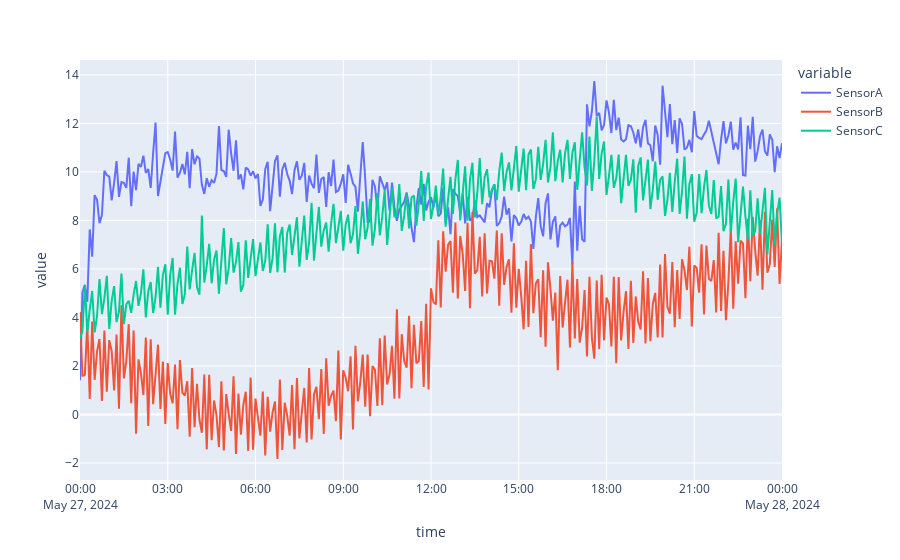

Here is the notebook cell this chart was saved with:
### Code cell
fig4=px.line(df_res)
fig4.show()

### Figure 1 — Plotly figure (JSON) as saved in the notebook; plotly's stock layout.template omitted (floating-point values rounded to 4 significant figures; data arrays with more than 128 entries replaced by an {"elided": "..."} marker saying what was removed)
{"data": [{"hovertemplate": "variable=SensorA<br>time=%{x}<br>value=%{y}<extra></extra>", "legendgroup": "SensorA", "line": {"color": "#636efa", "dash": "solid"}, "marker": {"symbol": "circle"}, "mode": "lines", "name": "SensorA", "orientation": "v", "showlegend": true, "type": "scatter", "x": {"elided": "289 str values"}, "xaxis": "x", "y": {"elided": "289 float values"}, "yaxis": "y"}, {"hovertemplate": "variable=SensorB<br>time=%{x}<br>value=%{y}<extra></extra>", "legendgroup": "SensorB", "line": {"color": "#EF553B", "dash": "solid"}, "marker": {"symbol": "circle"}, "mode": "lines", "name": "SensorB", "orientation": "v", "showlegend": true, "type": "scatter", "x": {"elided": "289 str values"}, "xaxis": "x", "y": {"elided": "289 float values"}, "yaxis": "y"}, {"hovertemplate": "variable=SensorC<br>time=%{x}<br>value=%{y}<extra></extra>", "legendgroup": "SensorC", "line": {"color": "#00cc96", "dash": "solid"}, "marker": {"symbol": "circle"}, "mode": "lines", "name": "SensorC", "orientation": "v", "showlegend": true, "type": "scatter", "x": {"elided": "289 str values"}, "xaxis": "x", "y": {"elided": "289 float values"}, "yaxis": "y"}], "layout": {"legend": {"title": {"text": "variable"}, "tracegroupgap": 0}, "margin": {"t": 60}, "xaxis": {"anchor": "y", "domain": [0, 1], "title": {"text": "time"}}, "yaxis": {"anchor": "x", "domain": [0, 1], "title": {"text": "value"}}}}
